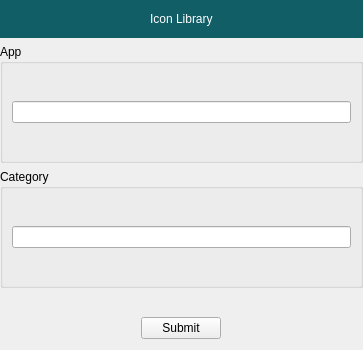
<?xml version="1.0" encoding="UTF-8"?>
<ui version="4.0">
 <class>bumptest</class>
 <widget class="QWidget" name="bumptest">
  <property name="geometry">
   <rect>
    <x>0</x>
    <y>0</y>
    <width>363</width>
    <height>350</height>
   </rect>
  </property>
  <property name="windowTitle">
   <string>Form</string>
  </property>
  <layout class="QVBoxLayout" name="verticalLayout" stretch="1,9,0,0">
   <property name="leftMargin">
    <number>0</number>
   </property>
   <property name="topMargin">
    <number>0</number>
   </property>
   <property name="rightMargin">
    <number>0</number>
   </property>
   <item>
    <widget class="QWidget" name="header" native="true">
     <property name="styleSheet">
      <string notr="true">border: 0px;
font: bold 16px &quot;San Serif&quot;;
color: white;
background-color: rgb(17, 94, 103);</string>
     </property>
     <layout class="QHBoxLayout" name="horizontalLayout">
      <item>
       <spacer name="horizontalSpacer">
        <property name="orientation">
         <enum>Qt::Horizontal</enum>
        </property>
        <property name="sizeHint" stdset="0">
         <size>
          <width>40</width>
          <height>20</height>
         </size>
        </property>
       </spacer>
      </item>
      <item>
       <widget class="QLabel" name="lbl_title">
        <property name="styleSheet">
         <string notr="true">border: 0px;
font: bold 32px &quot;San Serif&quot;;
color: white;</string>
        </property>
        <property name="text">
         <string>Icon Library</string>
        </property>
       </widget>
      </item>
      <item>
       <layout class="QHBoxLayout" name="horizontalLayout_3">
        <item>
         <spacer name="horizontalSpacer_2">
          <property name="orientation">
           <enum>Qt::Horizontal</enum>
          </property>
          <property name="sizeHint" stdset="0">
           <size>
            <width>40</width>
            <height>20</height>
           </size>
          </property>
         </spacer>
        </item>
       </layout>
      </item>
     </layout>
    </widget>
   </item>
   <item>
    <layout class="QVBoxLayout" name="verticalLayout_2">
     <item>
      <widget class="QGroupBox" name="gb_icon">
       <property name="title">
        <string>App</string>
       </property>
       <layout class="QVBoxLayout" name="verticalLayout_4">
        <item>
         <widget class="QLineEdit" name="input_app"/>
        </item>
       </layout>
      </widget>
     </item>
     <item>
      <widget class="QGroupBox" name="gb_category">
       <property name="title">
        <string>Category</string>
       </property>
       <layout class="QVBoxLayout" name="verticalLayout_3">
        <item>
         <widget class="QLineEdit" name="input_bundle_id"/>
        </item>
       </layout>
      </widget>
     </item>
    </layout>
   </item>
   <item>
    <spacer name="verticalSpacer">
     <property name="orientation">
      <enum>Qt::Vertical</enum>
     </property>
     <property name="sizeHint" stdset="0">
      <size>
       <width>342</width>
       <height>23</height>
      </size>
     </property>
    </spacer>
   </item>
   <item alignment="Qt::AlignHCenter">
    <widget class="QPushButton" name="btn_submit">
     <property name="text">
      <string>Submit</string>
     </property>
    </widget>
   </item>
  </layout>
 </widget>
 <resources/>
 <connections/>
</ui>
